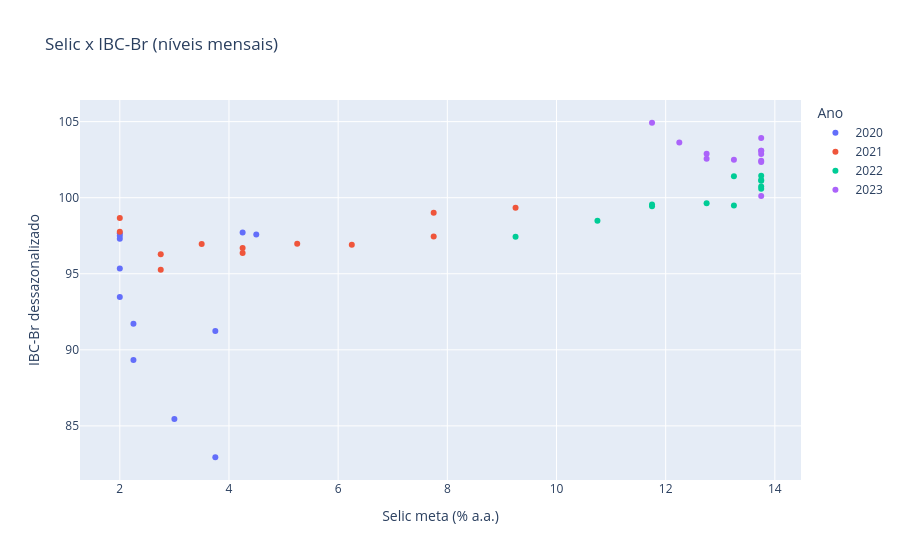
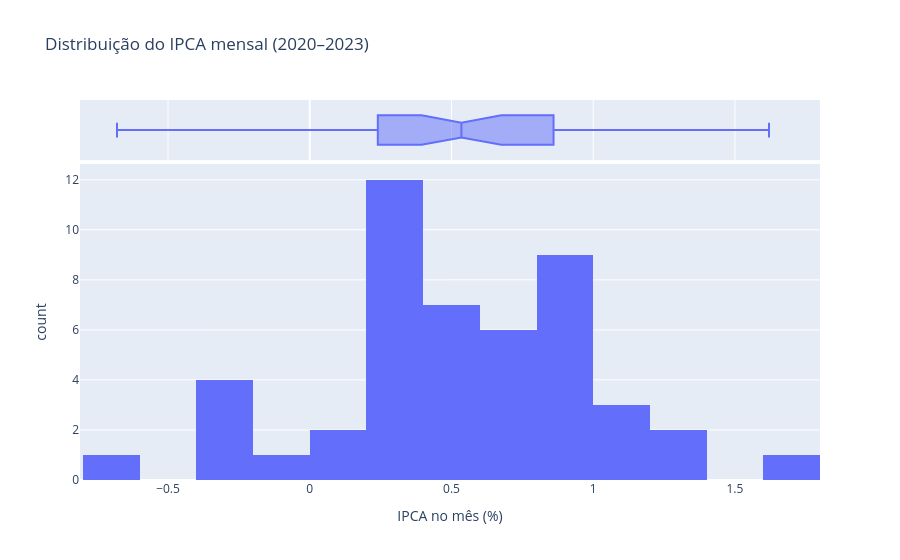

The code cell stored with these charts, in order, in its notebook:
### Markdown cell above
## 4. Dispersão, possível associação e distribuição dos retornos

A dispersão de Selic × IBC-Br é apenas um retrato simultâneo. Os gráficos não têm interpretação de impacto causal. Abaixo também se observa a distribuição mensal do IPCA, com eixo e unidade explícitos.

### Code cell
fig = px.scatter(
    mensal, x="selic", y="ibc_br", color=mensal["data"].dt.year.astype(str),
    hover_data=["data"], title="Selic x IBC-Br (níveis mensais)",
    labels={"selic": "Selic meta (% a.a.)", "ibc_br": "IBC-Br dessazonalizado",
            "color": "Ano"},
    trendline=None,
)
display(fig)
fig = px.histogram(
    mensal, x="ipca_mensal", nbins=18, marginal="box",
    title="Distribuição do IPCA mensal (2020–2023)",
    labels={"ipca_mensal": "IPCA no mês (%)", "count": "Frequência"},
)
display(fig)

### Figure 1 — Plotly figure (JSON) as saved in the notebook; plotly's stock layout.template omitted (floating-point values rounded to 4 significant figures)
{"data": [{"customdata": [["2020-01-01T00:00:00.000000000"], ["2020-02-01T00:00:00.000000000"], ["2020-03-01T00:00:00.000000000"], ["2020-04-01T00:00:00.000000000"], ["2020-05-01T00:00:00.000000000"], ["2020-06-01T00:00:00.000000000"], ["2020-07-01T00:00:00.000000000"], ["2020-08-01T00:00:00.000000000"], ["2020-09-01T00:00:00.000000000"], ["2020-10-01T00:00:00.000000000"], ["2020-11-01T00:00:00.000000000"], ["2020-12-01T00:00:00.000000000"]], "hovertemplate": "Ano=2020<br>Selic meta (% a.a.)=%{x}<br>IBC-Br dessazonalizado=%{y}<br>data=%{customdata[0]}<extra></extra>", "legendgroup": "2020", "marker": {"color": "#636efa", "symbol": "circle"}, "mode": "markers", "name": "2020", "orientation": "v", "showlegend": true, "type": "scatter", "x": [4.5, 4.25, 3.75, 3.75, 3.0, 2.25, 2.25, 2.0, 2.0, 2.0, 2.0, 2.0], "xaxis": "x", "y": [97.58, 97.72, 91.23, 82.94, 85.46, 89.34, 91.72, 93.48, 95.35, 97.3, 97.49, 97.66], "yaxis": "y"}, {"customdata": [["2021-01-01T00:00:00.000000000"], ["2021-02-01T00:00:00.000000000"], ["2021-03-01T00:00:00.000000000"], ["2021-04-01T00:00:00.000000000"], ["2021-05-01T00:00:00.000000000"], ["2021-06-01T00:00:00.000000000"], ["2021-07-01T00:00:00.000000000"], ["2021-08-01T00:00:00.000000000"], ["2021-09-01T00:00:00.000000000"], ["2021-10-01T00:00:00.000000000"], ["2021-11-01T00:00:00.000000000"], ["2021-12-01T00:00:00.000000000"]], "hovertemplate": "Ano=2021<br>Selic meta (% a.a.)=%{x}<br>IBC-Br dessazonalizado=%{y}<br>data=%{customdata[0]}<extra></extra>", "legendgroup": "2021", "marker": {"color": "#EF553B", "symbol": "circle"}, "mode": "markers", "name": "2021", "orientation": "v", "showlegend": true, "type": "scatter", "x": [2.0, 2.0, 2.75, 2.75, 3.5, 4.25, 4.25, 5.25, 6.25, 7.75, 7.75, 9.25], "xaxis": "x", "y": [97.76, 98.67, 95.26, 96.28, 96.96, 96.7, 96.36, 96.97, 96.91, 97.45, 99.01, 99.33], "yaxis": "y"}, {"customdata": [["2022-01-01T00:00:00.000000000"], ["2022-02-01T00:00:00.000000000"], ["2022-03-01T00:00:00.000000000"], ["2022-04-01T00:00:00.000000000"], ["2022-05-01T00:00:00.000000000"], ["2022-06-01T00:00:00.000000000"], ["2022-07-01T00:00:00.000000000"], ["2022-08-01T00:00:00.000000000"], ["2022-09-01T00:00:00.000000000"], ["2022-10-01T00:00:00.000000000"], ["2022-11-01T00:00:00.000000000"], ["2022-12-01T00:00:00.000000000"]], "hovertemplate": "Ano=2022<br>Selic meta (% a.a.)=%{x}<br>IBC-Br dessazonalizado=%{y}<br>data=%{customdata[0]}<extra></extra>", "legendgroup": "2022", "marker": {"color": "#00cc96", "symbol": "circle"}, "mode": "markers", "name": "2022", "orientation": "v", "showlegend": true, "type": "scatter", "x": [9.25, 10.75, 11.75, 11.75, 12.75, 13.25, 13.25, 13.75, 13.75, 13.75, 13.75, 13.75], "xaxis": "x", "y": [97.43, 98.49, 99.56, 99.45, 99.63, 99.48, 101.4, 101.1, 101.2, 101.4, 100.7, 100.6], "yaxis": "y"}, {"customdata": [["2023-01-01T00:00:00.000000000"], ["2023-02-01T00:00:00.000000000"], ["2023-03-01T00:00:00.000000000"], ["2023-04-01T00:00:00.000000000"], ["2023-05-01T00:00:00.000000000"], ["2023-06-01T00:00:00.000000000"], ["2023-07-01T00:00:00.000000000"], ["2023-08-01T00:00:00.000000000"], ["2023-09-01T00:00:00.000000000"], ["2023-10-01T00:00:00.000000000"], ["2023-11-01T00:00:00.000000000"], ["2023-12-01T00:00:00.000000000"]], "hovertemplate": "Ano=2023<br>Selic meta (% a.a.)=%{x}<br>IBC-Br dessazonalizado=%{y}<br>data=%{customdata[0]}<extra></extra>", "legendgroup": "2023", "marker": {"color": "#ab63fa", "symbol": "circle"}, "mode": "markers", "name": "2023", "orientation": "v", "showlegend": true, "type": "scatter", "x": [13.75, 13.75, 13.75, 13.75, 13.75, 13.75, 13.75, 13.25, 12.75, 12.75, 12.25, 11.75], "xaxis": "x", "y": [100.1, 103.1, 103.1, 103.9, 102.4, 102.4, 102.9, 102.5, 102.6, 102.9, 103.6, 104.9], "yaxis": "y"}], "layout": {"legend": {"title": {"text": "Ano"}, "tracegroupgap": 0}, "title": {"text": "Selic x IBC-Br (níveis mensais)"}, "xaxis": {"anchor": "y", "domain": [0.0, 1.0], "title": {"text": "Selic meta (% a.a.)"}}, "yaxis": {"anchor": "x", "domain": [0.0, 1.0], "title": {"text": "IBC-Br dessazonalizado"}}}}

### Figure 2 — Plotly figure (JSON) as saved in the notebook; plotly's stock layout.template omitted (floating-point values rounded to 4 significant figures)
{"data": [{"bingroup": "x", "hovertemplate": "IPCA no mês (%)=%{x}<br>count=%{y}<extra></extra>", "legendgroup": "", "marker": {"color": "#636efa", "pattern": {"shape": ""}}, "name": "", "nbinsx": 18, "orientation": "v", "showlegend": false, "type": "histogram", "x": [0.21, 0.25, 0.07, -0.31, -0.38, 0.26, 0.36, 0.24, 0.64, 0.86, 0.89, 1.35, 0.25, 0.86, 0.93, 0.31, 0.83, 0.53, 0.96, 0.87, 1.16, 1.25, 0.95, 0.73, 0.54, 1.01, 1.62, 1.06, 0.47, 0.67, -0.68, -0.36, -0.29, 0.59, 0.41, 0.62, 0.53, 0.84, 0.71, 0.61, 0.23, -0.08, 0.12, 0.23, 0.26, 0.24, 0.28, 0.56], "xaxis": "x", "yaxis": "y"}, {"hovertemplate": "IPCA no mês (%)=%{x}<extra></extra>", "legendgroup": "", "marker": {"color": "#636efa"}, "name": "", "notched": true, "showlegend": false, "type": "box", "x": [0.21, 0.25, 0.07, -0.31, -0.38, 0.26, 0.36, 0.24, 0.64, 0.86, 0.89, 1.35, 0.25, 0.86, 0.93, 0.31, 0.83, 0.53, 0.96, 0.87, 1.16, 1.25, 0.95, 0.73, 0.54, 1.01, 1.62, 1.06, 0.47, 0.67, -0.68, -0.36, -0.29, 0.59, 0.41, 0.62, 0.53, 0.84, 0.71, 0.61, 0.23, -0.08, 0.12, 0.23, 0.26, 0.24, 0.28, 0.56], "xaxis": "x2", "yaxis": "y2"}], "layout": {"barmode": "relative", "legend": {"tracegroupgap": 0}, "title": {"text": "Distribuição do IPCA mensal (2020–2023)"}, "xaxis": {"anchor": "y", "domain": [0.0, 1.0], "title": {"text": "IPCA no mês (%)"}}, "xaxis2": {"anchor": "y2", "domain": [0.0, 1.0], "matches": "x", "showgrid": true, "showticklabels": false}, "yaxis": {"anchor": "x", "domain": [0.0, 0.8316], "title": {"text": "count"}}, "yaxis2": {"anchor": "x2", "domain": [0.8416, 1.0], "matches": "y2", "showgrid": false, "showline": false, "showticklabels": false, "ticks": ""}}}
